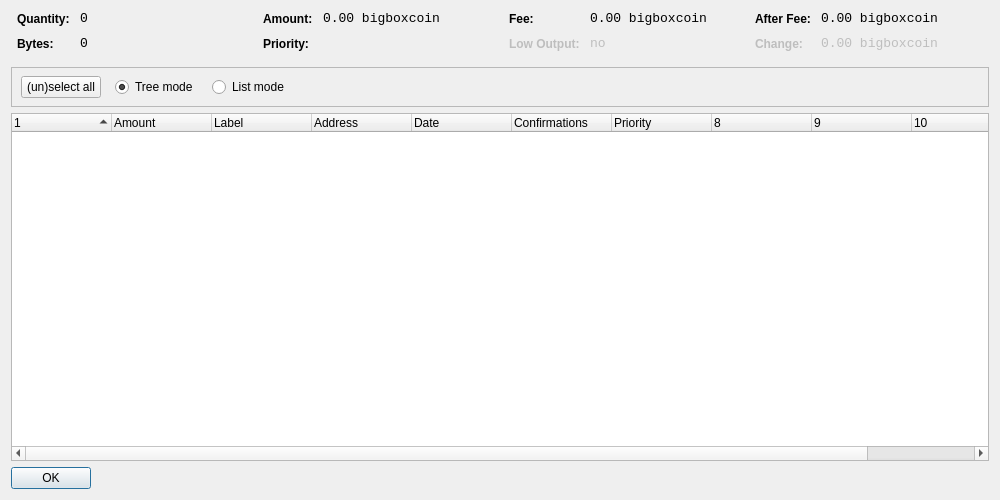
<?xml version="1.0" encoding="UTF-8"?>
<ui version="4.0">
 <class>CoinControlDialog</class>
 <widget class="QDialog" name="CoinControlDialog">
  <property name="geometry">
   <rect>
    <x>0</x>
    <y>0</y>
    <width>1000</width>
    <height>500</height>
   </rect>
  </property>
  <property name="windowTitle">
   <string>Coin Control</string>
  </property>
  <layout class="QVBoxLayout" name="verticalLayout">
   <item>
    <layout class="QHBoxLayout" name="horizontalLayoutTop" stretch="0,0,0,0">
     <property name="topMargin">
      <number>0</number>
     </property>
     <property name="bottomMargin">
      <number>10</number>
     </property>
     <item>
      <layout class="QFormLayout" name="formLayoutCoinControl1">
       <property name="horizontalSpacing">
        <number>10</number>
       </property>
       <property name="verticalSpacing">
        <number>10</number>
       </property>
       <property name="leftMargin">
        <number>6</number>
       </property>
       <property name="rightMargin">
        <number>6</number>
       </property>
       <item row="0" column="0">
        <widget class="QLabel" name="labelCoinControlQuantityText">
         <property name="styleSheet">
          <string notr="true">font-weight:bold;</string>
         </property>
         <property name="text">
          <string>Quantity:</string>
         </property>
        </widget>
       </item>
       <item row="0" column="1">
        <widget class="QLabel" name="labelCoinControlQuantity">
         <property name="font">
          <font>
           <family>Monospace</family>
           <pointsize>10</pointsize>
          </font>
         </property>
         <property name="cursor">
          <cursorShape>IBeamCursor</cursorShape>
         </property>
         <property name="contextMenuPolicy">
          <enum>Qt::ActionsContextMenu</enum>
         </property>
         <property name="text">
          <string notr="true">0</string>
         </property>
         <property name="textInteractionFlags">
          <set>Qt::LinksAccessibleByMouse|Qt::TextSelectableByKeyboard|Qt::TextSelectableByMouse</set>
         </property>
        </widget>
       </item>
       <item row="1" column="0">
        <widget class="QLabel" name="labelCoinControlBytesText">
         <property name="styleSheet">
          <string notr="true">font-weight:bold;</string>
         </property>
         <property name="text">
          <string>Bytes:</string>
         </property>
        </widget>
       </item>
       <item row="1" column="1">
        <widget class="QLabel" name="labelCoinControlBytes">
         <property name="font">
          <font>
           <family>Monospace</family>
           <pointsize>10</pointsize>
          </font>
         </property>
         <property name="cursor">
          <cursorShape>IBeamCursor</cursorShape>
         </property>
         <property name="contextMenuPolicy">
          <enum>Qt::ActionsContextMenu</enum>
         </property>
         <property name="text">
          <string notr="true">0</string>
         </property>
         <property name="textInteractionFlags">
          <set>Qt::LinksAccessibleByMouse|Qt::TextSelectableByKeyboard|Qt::TextSelectableByMouse</set>
         </property>
        </widget>
       </item>
      </layout>
     </item>
     <item>
      <layout class="QFormLayout" name="formLayoutCoinControl2">
       <property name="horizontalSpacing">
        <number>10</number>
       </property>
       <property name="verticalSpacing">
        <number>10</number>
       </property>
       <property name="leftMargin">
        <number>6</number>
       </property>
       <property name="rightMargin">
        <number>6</number>
       </property>
       <item row="0" column="0">
        <widget class="QLabel" name="labelCoinControlAmountText">
         <property name="styleSheet">
          <string notr="true">font-weight:bold;</string>
         </property>
         <property name="text">
          <string>Amount:</string>
         </property>
        </widget>
       </item>
       <item row="0" column="1">
        <widget class="QLabel" name="labelCoinControlAmount">
         <property name="font">
          <font>
           <family>Monospace</family>
           <pointsize>10</pointsize>
          </font>
         </property>
         <property name="cursor">
          <cursorShape>IBeamCursor</cursorShape>
         </property>
         <property name="contextMenuPolicy">
          <enum>Qt::ActionsContextMenu</enum>
         </property>
         <property name="text">
          <string notr="true">0.00 bigboxcoin</string>
         </property>
         <property name="textInteractionFlags">
          <set>Qt::LinksAccessibleByMouse|Qt::TextSelectableByKeyboard|Qt::TextSelectableByMouse</set>
         </property>
        </widget>
       </item>
       <item row="1" column="0">
        <widget class="QLabel" name="labelCoinControlPriorityText">
         <property name="styleSheet">
          <string notr="true">font-weight:bold;</string>
         </property>
         <property name="text">
          <string>Priority:</string>
         </property>
        </widget>
       </item>
       <item row="1" column="1">
        <widget class="QLabel" name="labelCoinControlPriority">
         <property name="font">
          <font>
           <family>Monospace</family>
           <pointsize>10</pointsize>
          </font>
         </property>
         <property name="cursor">
          <cursorShape>IBeamCursor</cursorShape>
         </property>
         <property name="contextMenuPolicy">
          <enum>Qt::ActionsContextMenu</enum>
         </property>
         <property name="text">
          <string/>
         </property>
         <property name="textInteractionFlags">
          <set>Qt::LinksAccessibleByMouse|Qt::TextSelectableByKeyboard|Qt::TextSelectableByMouse</set>
         </property>
        </widget>
       </item>
      </layout>
     </item>
     <item>
      <layout class="QFormLayout" name="formLayoutCoinControl3">
       <property name="horizontalSpacing">
        <number>10</number>
       </property>
       <property name="verticalSpacing">
        <number>10</number>
       </property>
       <property name="leftMargin">
        <number>6</number>
       </property>
       <property name="rightMargin">
        <number>6</number>
       </property>
       <item row="0" column="0">
        <widget class="QLabel" name="labelCoinControlFeeText">
         <property name="styleSheet">
          <string notr="true">font-weight:bold;</string>
         </property>
         <property name="text">
          <string>Fee:</string>
         </property>
        </widget>
       </item>
       <item row="0" column="1">
        <widget class="QLabel" name="labelCoinControlFee">
         <property name="font">
          <font>
           <family>Monospace</family>
           <pointsize>10</pointsize>
          </font>
         </property>
         <property name="cursor">
          <cursorShape>IBeamCursor</cursorShape>
         </property>
         <property name="contextMenuPolicy">
          <enum>Qt::ActionsContextMenu</enum>
         </property>
         <property name="text">
          <string notr="true">0.00 bigboxcoin</string>
         </property>
         <property name="textInteractionFlags">
          <set>Qt::LinksAccessibleByMouse|Qt::TextSelectableByKeyboard|Qt::TextSelectableByMouse</set>
         </property>
        </widget>
       </item>
       <item row="1" column="0">
        <widget class="QLabel" name="labelCoinControlLowOutputText">
         <property name="enabled">
          <bool>false</bool>
         </property>
         <property name="styleSheet">
          <string notr="true">font-weight:bold;</string>
         </property>
         <property name="text">
          <string>Low Output:</string>
         </property>
        </widget>
       </item>
       <item row="1" column="1">
        <widget class="QLabel" name="labelCoinControlLowOutput">
         <property name="enabled">
          <bool>false</bool>
         </property>
         <property name="font">
          <font>
           <family>Monospace</family>
           <pointsize>10</pointsize>
          </font>
         </property>
         <property name="cursor">
          <cursorShape>IBeamCursor</cursorShape>
         </property>
         <property name="contextMenuPolicy">
          <enum>Qt::ActionsContextMenu</enum>
         </property>
         <property name="text">
          <string notr="true">no</string>
         </property>
         <property name="textInteractionFlags">
          <set>Qt::LinksAccessibleByMouse|Qt::TextSelectableByKeyboard|Qt::TextSelectableByMouse</set>
         </property>
        </widget>
       </item>
      </layout>
     </item>
     <item>
      <layout class="QFormLayout" name="formLayoutCoinControl4">
       <property name="horizontalSpacing">
        <number>10</number>
       </property>
       <property name="verticalSpacing">
        <number>10</number>
       </property>
       <property name="leftMargin">
        <number>6</number>
       </property>
       <property name="rightMargin">
        <number>6</number>
       </property>
       <item row="0" column="0">
        <widget class="QLabel" name="labelCoinControlAfterFeeText">
         <property name="styleSheet">
          <string notr="true">font-weight:bold;</string>
         </property>
         <property name="text">
          <string>After Fee:</string>
         </property>
        </widget>
       </item>
       <item row="0" column="1">
        <widget class="QLabel" name="labelCoinControlAfterFee">
         <property name="font">
          <font>
           <family>Monospace</family>
           <pointsize>10</pointsize>
          </font>
         </property>
         <property name="cursor">
          <cursorShape>IBeamCursor</cursorShape>
         </property>
         <property name="contextMenuPolicy">
          <enum>Qt::ActionsContextMenu</enum>
         </property>
         <property name="text">
          <string notr="true">0.00 bigboxcoin</string>
         </property>
         <property name="textInteractionFlags">
          <set>Qt::LinksAccessibleByMouse|Qt::TextSelectableByKeyboard|Qt::TextSelectableByMouse</set>
         </property>
        </widget>
       </item>
       <item row="1" column="0">
        <widget class="QLabel" name="labelCoinControlChangeText">
         <property name="enabled">
          <bool>false</bool>
         </property>
         <property name="styleSheet">
          <string notr="true">font-weight:bold;</string>
         </property>
         <property name="text">
          <string>Change:</string>
         </property>
        </widget>
       </item>
       <item row="1" column="1">
        <widget class="QLabel" name="labelCoinControlChange">
         <property name="enabled">
          <bool>false</bool>
         </property>
         <property name="font">
          <font>
           <family>Monospace</family>
           <pointsize>10</pointsize>
          </font>
         </property>
         <property name="cursor">
          <cursorShape>IBeamCursor</cursorShape>
         </property>
         <property name="contextMenuPolicy">
          <enum>Qt::ActionsContextMenu</enum>
         </property>
         <property name="text">
          <string notr="true">0.00 bigboxcoin</string>
         </property>
         <property name="textInteractionFlags">
          <set>Qt::LinksAccessibleByMouse|Qt::TextSelectableByKeyboard|Qt::TextSelectableByMouse</set>
         </property>
        </widget>
       </item>
      </layout>
     </item>
    </layout>
   </item>
   <item>
    <widget class="QFrame" name="frame">
     <property name="minimumSize">
      <size>
       <width>0</width>
       <height>40</height>
      </size>
     </property>
     <property name="frameShape">
      <enum>QFrame::StyledPanel</enum>
     </property>
     <property name="frameShadow">
      <enum>QFrame::Sunken</enum>
     </property>
     <widget class="QWidget" name="horizontalLayoutWidget">
      <property name="geometry">
       <rect>
        <x>10</x>
        <y>0</y>
        <width>781</width>
        <height>41</height>
       </rect>
      </property>
      <layout class="QHBoxLayout" name="horizontalLayoutPanel" stretch="0,0,0,0,0">
       <property name="spacing">
        <number>14</number>
       </property>
       <item>
        <widget class="QPushButton" name="pushButtonSelectAll">
         <property name="sizePolicy">
          <sizepolicy hsizetype="Maximum" vsizetype="Fixed">
           <horstretch>0</horstretch>
           <verstretch>0</verstretch>
          </sizepolicy>
         </property>
         <property name="text">
          <string>(un)select all</string>
         </property>
        </widget>
       </item>
       <item>
        <widget class="QRadioButton" name="radioTreeMode">
         <property name="sizePolicy">
          <sizepolicy hsizetype="Maximum" vsizetype="Fixed">
           <horstretch>0</horstretch>
           <verstretch>0</verstretch>
          </sizepolicy>
         </property>
         <property name="text">
          <string>Tree mode</string>
         </property>
         <property name="checked">
          <bool>true</bool>
         </property>
        </widget>
       </item>
       <item>
        <widget class="QRadioButton" name="radioListMode">
         <property name="sizePolicy">
          <sizepolicy hsizetype="Maximum" vsizetype="Fixed">
           <horstretch>0</horstretch>
           <verstretch>0</verstretch>
          </sizepolicy>
         </property>
         <property name="text">
          <string>List mode</string>
         </property>
        </widget>
       </item>
       <item>
        <spacer name="horizontalSpacer">
         <property name="orientation">
          <enum>Qt::Horizontal</enum>
         </property>
         <property name="sizeHint" stdset="0">
          <size>
           <width>40</width>
           <height>20</height>
          </size>
         </property>
        </spacer>
       </item>
      </layout>
     </widget>
    </widget>
   </item>
   <item>
    <widget class="CoinControlTreeWidget" name="treeWidget">
     <property name="contextMenuPolicy">
      <enum>Qt::CustomContextMenu</enum>
     </property>
     <property name="sortingEnabled">
      <bool>false</bool>
     </property>
     <property name="columnCount">
      <number>11</number>
     </property>
     <attribute name="headerShowSortIndicator" stdset="0">
      <bool>true</bool>
     </attribute>
     <attribute name="headerStretchLastSection">
      <bool>false</bool>
     </attribute>
     <column>
      <property name="text">
       <string/>
      </property>
     </column>
     <column>
      <property name="text">
       <string>Amount</string>
      </property>
     </column>
     <column>
      <property name="text">
       <string>Label</string>
      </property>
     </column>
     <column>
      <property name="text">
       <string>Address</string>
      </property>
     </column>
     <column>
      <property name="text">
       <string>Date</string>
      </property>
     </column>
     <column>
      <property name="text">
       <string>Confirmations</string>
      </property>
      <property name="toolTip">
       <string>Confirmed</string>
      </property>
     </column>
     <column>
      <property name="text">
       <string>Priority</string>
      </property>
     </column>
     <column>
      <property name="text">
       <string/>
      </property>
     </column>
     <column>
      <property name="text">
       <string/>
      </property>
     </column>
     <column>
      <property name="text">
       <string/>
      </property>
     </column>
     <column>
      <property name="text">
       <string/>
      </property>
     </column>
    </widget>
   </item>
   <item>
    <widget class="QDialogButtonBox" name="buttonBox">
     <property name="sizePolicy">
      <sizepolicy hsizetype="Maximum" vsizetype="Fixed">
       <horstretch>0</horstretch>
       <verstretch>0</verstretch>
      </sizepolicy>
     </property>
     <property name="orientation">
      <enum>Qt::Horizontal</enum>
     </property>
     <property name="standardButtons">
      <set>QDialogButtonBox::Ok</set>
     </property>
    </widget>
   </item>
  </layout>
 </widget>
 <customwidgets>
  <customwidget>
   <class>CoinControlTreeWidget</class>
   <extends>QTreeWidget</extends>
   <header>coincontroltreewidget.h</header>
  </customwidget>
 </customwidgets>
 <resources/>
 <connections/>
</ui>
